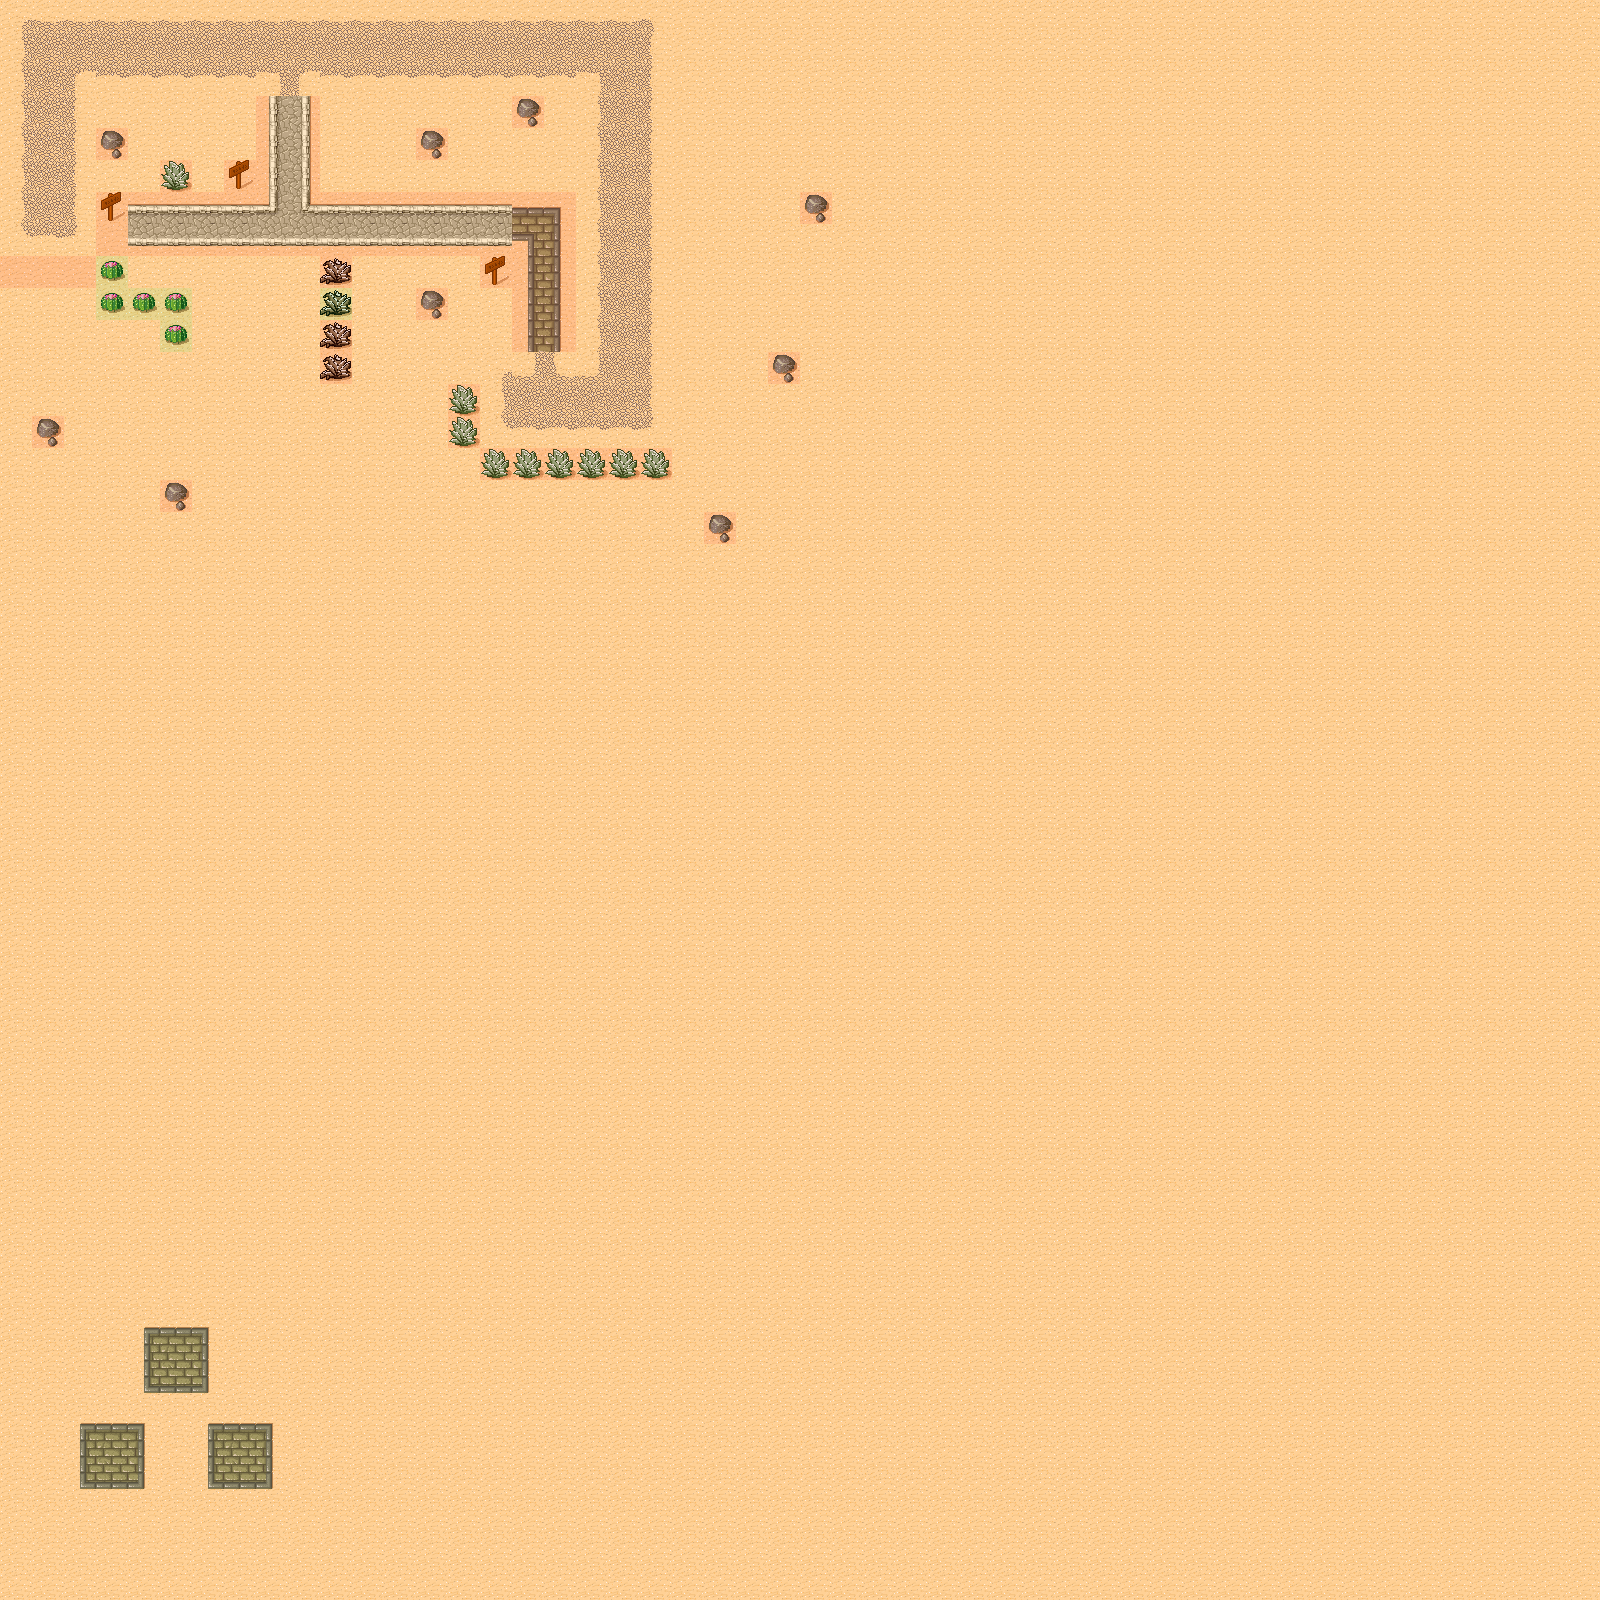

A 2D game scene composited from a Tiled map and its tileset images. What follows is a short description and the map's XML, with each tile layer's data collapsed to a summary:
An orthogonal 50x50 tile map with 32x32 px tiles, 3 tile layers (Background, Foreground, Meta), 2 tilesets and 4 objects (2x EnemySpawn, spawn, EventTrigger).

<map version="1.0" orientation="orthogonal" width="50" height="50" tilewidth="32" tileheight="32">
 <tileset firstgid="1" name="tmw_desert_spacing" tilewidth="32" tileheight="32" spacing="1" margin="1">
  <image source="tmw_desert_spacing.png" trans="82ffa4" width="265" height="199" />
 </tileset>
 <tileset firstgid="49" name="meta_tiles" tilewidth="32" tileheight="32" spacing="1" margin="1">
  <image source="meta_tiles.png" trans="82ffa4" width="67" height="34" />
  <tile id="0">
   <properties>
    <property name="Collidable" value="Yes" />
   </properties>
  </tile>
  <tile id="1">
   <properties>
    <property name="Collectable" value="Yes" />
    <property name="Collidable" value="No" />
   </properties>
  </tile>
 </tileset>
 <layer name="Background" width="50" height="50">
  <data>[2500 cells, 2500 non-empty, 34 distinct tile ids]</data>
 </layer>
 <layer name="Foreground" width="50" height="50">
  <data>[2500 cells, 14 non-empty, 2 distinct tile ids]</data>
 </layer>
 <objectgroup name="Objects" width="50" height="50" opacity="0.33">
  <object name="SpawnPoint" type="spawn" x="32" y="192" width="32" height="32" />
  <object name="EnemySpawn2" type="EnemySpawn" x="704" y="288" width="32" height="32" />
  <object name="EnemySpawn1" type="EnemySpawn" x="320" y="512" width="32" height="32" />
  <object name="EventTriggerRemoveWall" type="EventTrigger" x="320" y="288" width="32" height="32">
   <properties>
    <property name="action" value="remove all wall2 tile on map" />
    <property name="name" value="removeWall" />
   </properties>
  </object>
 </objectgroup>
 <layer name="Meta" width="50" height="50" opacity="0.47">
  <data>[2500 cells, 74 non-empty, 2 distinct tile ids]</data>
 </layer>
</map>
